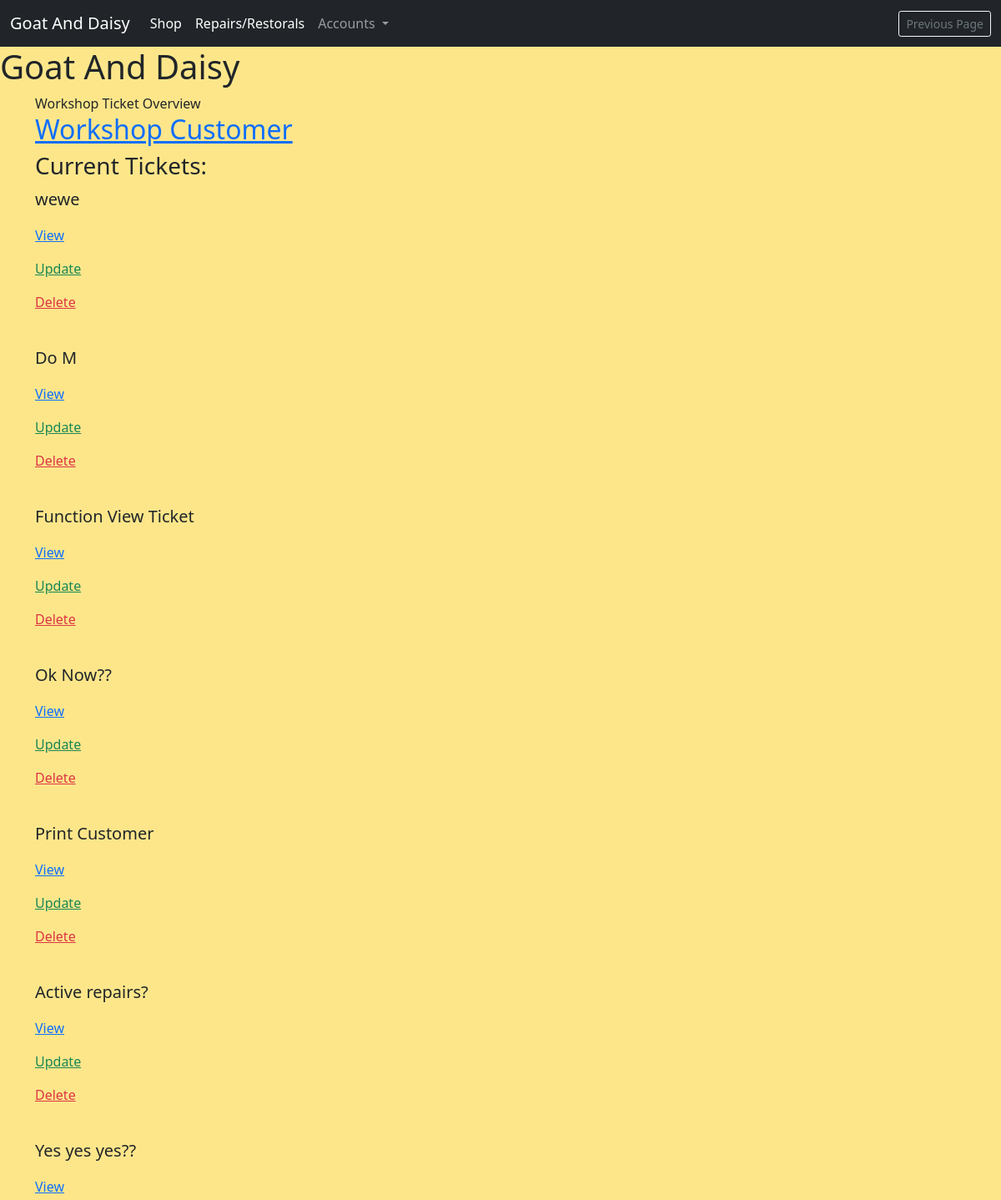
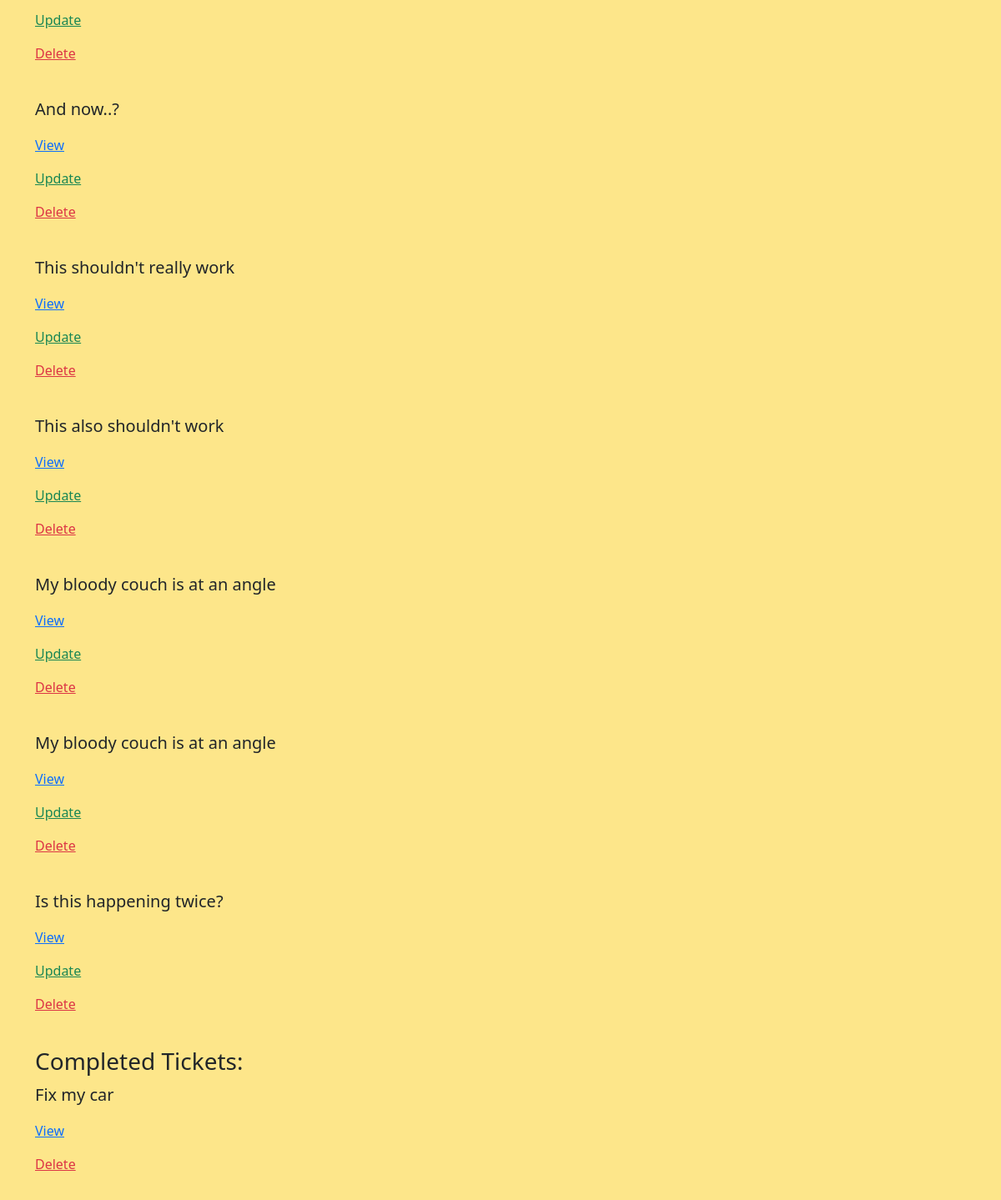
The page /workshop/ticket-overview/ (upper part) on the database as committed earlier (2 pictures, top to bottom).
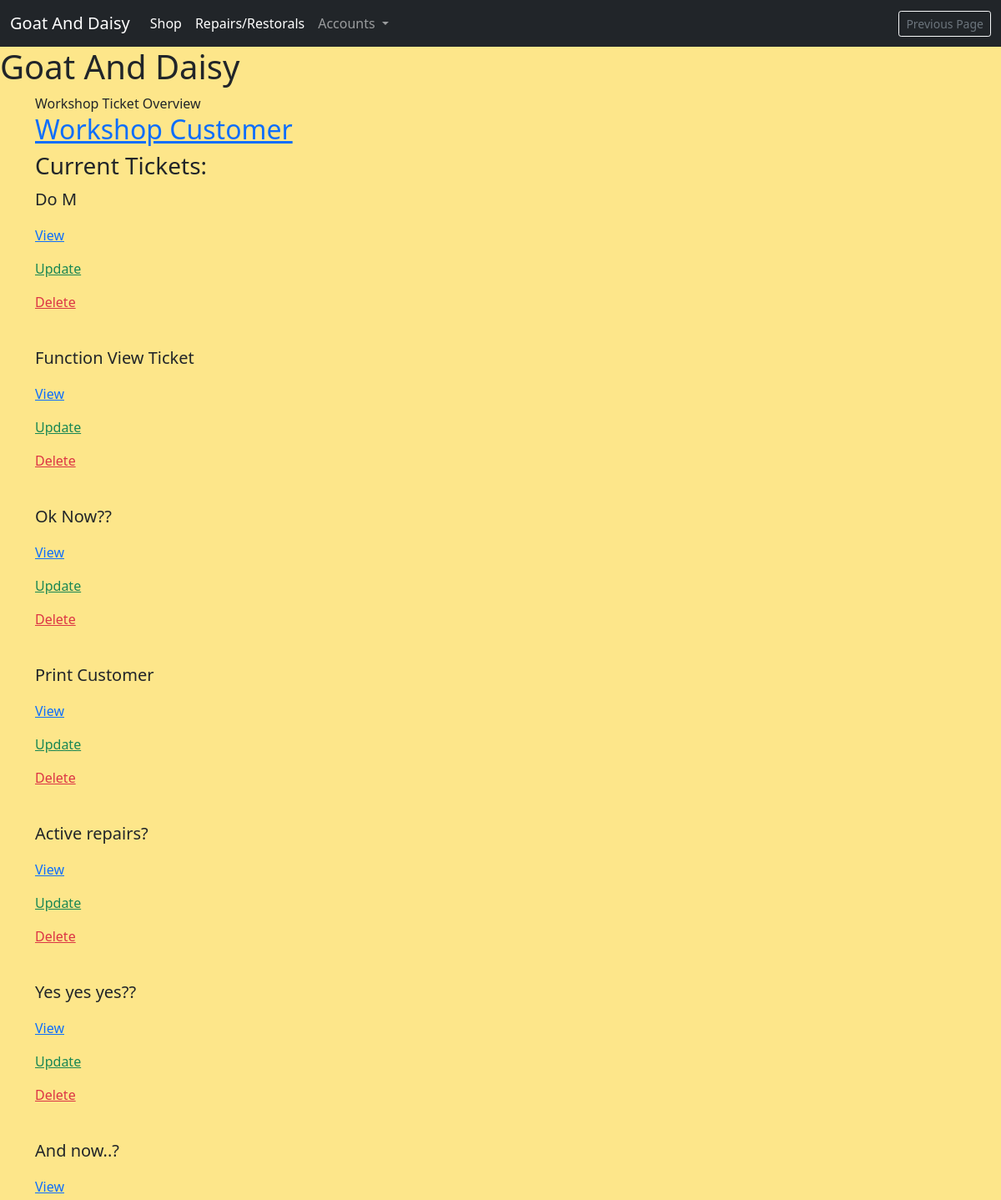
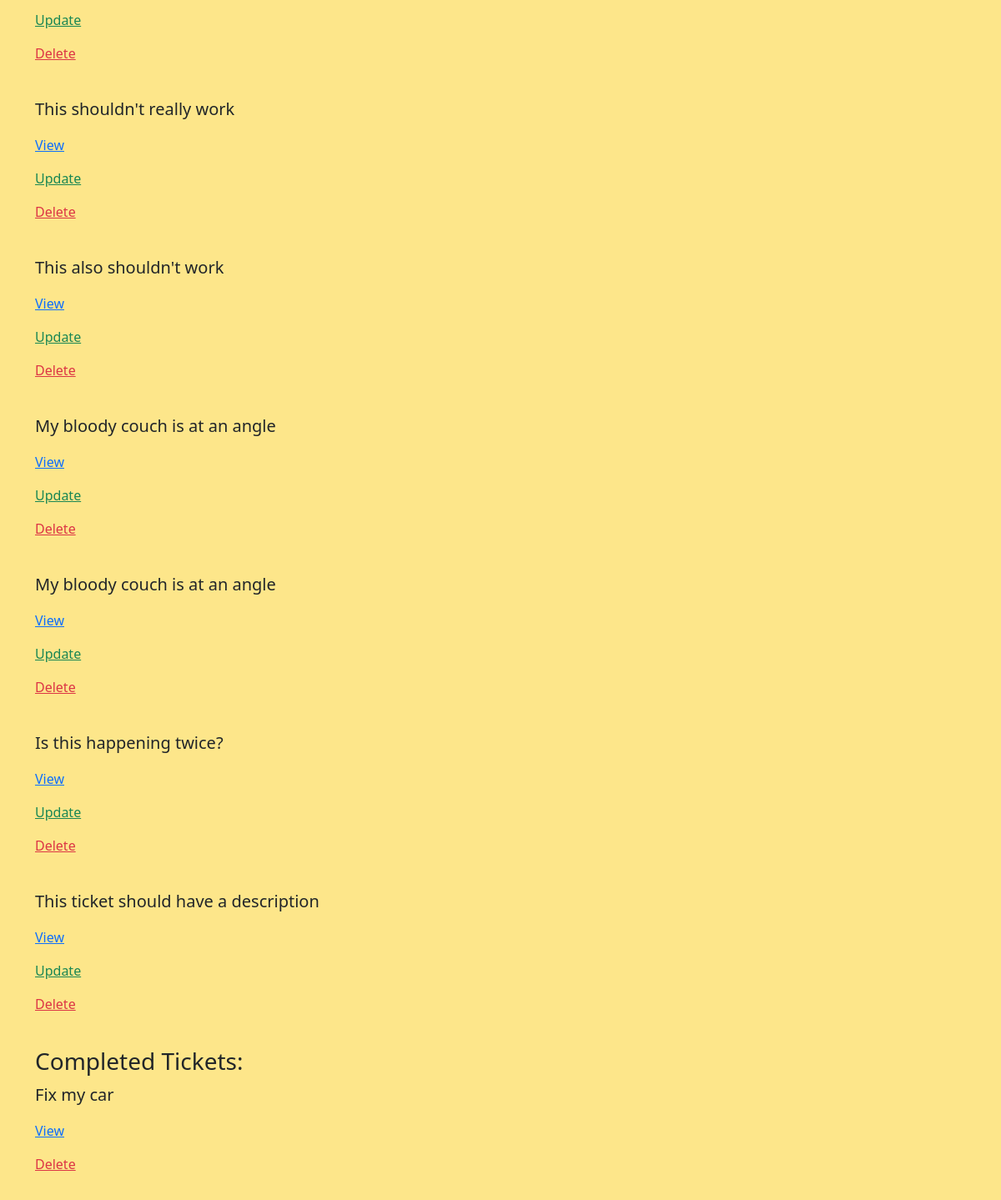
The same page on the database as committed later (2 pictures, top to bottom).
### profiles/models.py (models this page shows, shortened)
class Customer(models.Model):
    username = models.OneToOneField(
        User, on_delete=models.CASCADE, null=True, editable=False)
    email = models.EmailField(unique=True, default="start@domain.dj")
    full_name = models.CharField(max_length=100, null=True, blank=True)
    address1 = models.CharField(max_length=100, null=True, blank=True)
    address2 = models.CharField(max_length=100, null=True, blank=True)
    postcode = models.CharField(max_length=40, null=True, blank=True)
    town_or_city = models.CharField(max_length=40, null=True, blank=True)
    country = models.CharField(max_length=40, null=True, blank=True)
    notes = models.TextField(null=True, blank=True)
    staff_notes = models.TextField(null=True, blank=True)
    has_active_shop_orders = models.BooleanField(default=False)
    has_active_repairs = models.BooleanField(default=False)

### repairs_restorals/models.py (models this page shows, shortened)
class ServiceTicket(models.Model):
    customer = models.ForeignKey(
        Customer, related_name='service_ticket', on_delete=models.PROTECT)
    workshop_staff_responsible = models.ForeignKey(
        StaffMember, related_name='staff_tickets', on_delete=models.PROTECT)
    title = models.CharField(max_length=255)
    date_created = models.DateField(auto_now_add=True, editable=False)
    last_updated = models.DateField(auto_now=True, editable=False)
    service_description = models.TextField()
    link_to_desired_materials_1 = models.URLField(null=True, blank=True)
    link_to_desired_materials_2 = models.URLField(null=True, blank=True)
    link_to_desired_materials_3 = models.URLField(null=True, blank=True)
    is_completed = models.BooleanField(default=False)

### repairs_restorals/views.py (the view)
# urls.py: path('ticket-overview/', views.WorkshopStaffTicketOverview.as_view(),
class WorkshopStaffTicketOverview(ListView):
    queryset = Customer.objects.prefetch_related(
        'service_ticket').filter(has_active_repairs=True)
    template_name = 'repairs_restorals/workshop_ticket_overview.html'
    context_object_name = 'customers'

### profiles/templatetags/user_in_group_tag.py (called while the page is built)
@register.filter(name='has_group')
def has_group(user, group_name):
    try:
        group = Group.objects.get(name=group_name)
    except Group.DoesNotExist:
        return False
    return group in user.groups.all()

### repairs_restorals/templates/repairs_restorals/workshop_ticket_overview.html
{% extends 'base.html' %}
{% block content %}
Workshop Ticket Overview
{% for customer in customers %}
    <a href="{% url 'customer_account_update' pk=customer.id %}">
        <p class="h2">{{ customer.full_name }}</p>
    </a>
    <p class="h3">Current Tickets: </p>
    {% for ticket in customer.service_ticket.all %}
    {% if not ticket.is_completed %}
        <p class="lead">{{ ticket.title }}</p>
        <a href="{% url 'service_ticket' pk=ticket.id %}">
            <p>View</p>
        </a>
        <a href="{% url 'update_service_ticket' pk=ticket.id %}" class="text-success">
            <p>Update</p>
        </a>
        <a href="{% url 'ticket_delete' pk=ticket.id %}" class="text-danger">
            <p>Delete</p>
        </a>
        <br>
    {% endif %}
    {% endfor %}
    <p class="h3">Completed Tickets: </p>
    {% for ticket in customer.service_ticket.all %}
    {% if ticket.is_completed %}
    <p class="lead">{{ ticket.title }}</p>
    <a href="{% url 'service_ticket' pk=ticket.id %}">
        <p>View</p>
    </a>
    <a href="{% url 'ticket_delete' pk=ticket.id %}" class="text-danger">
        <p>Delete</p>
    </a>
    <br>
    {% endif %}
    {% endfor%}
{% endfor %}
{% endblock %}

Rows that differ between the two databases and show on the page:
removed ServiceTicket: title "wewe"
added ServiceTicket: title "This ticket should have a description"
